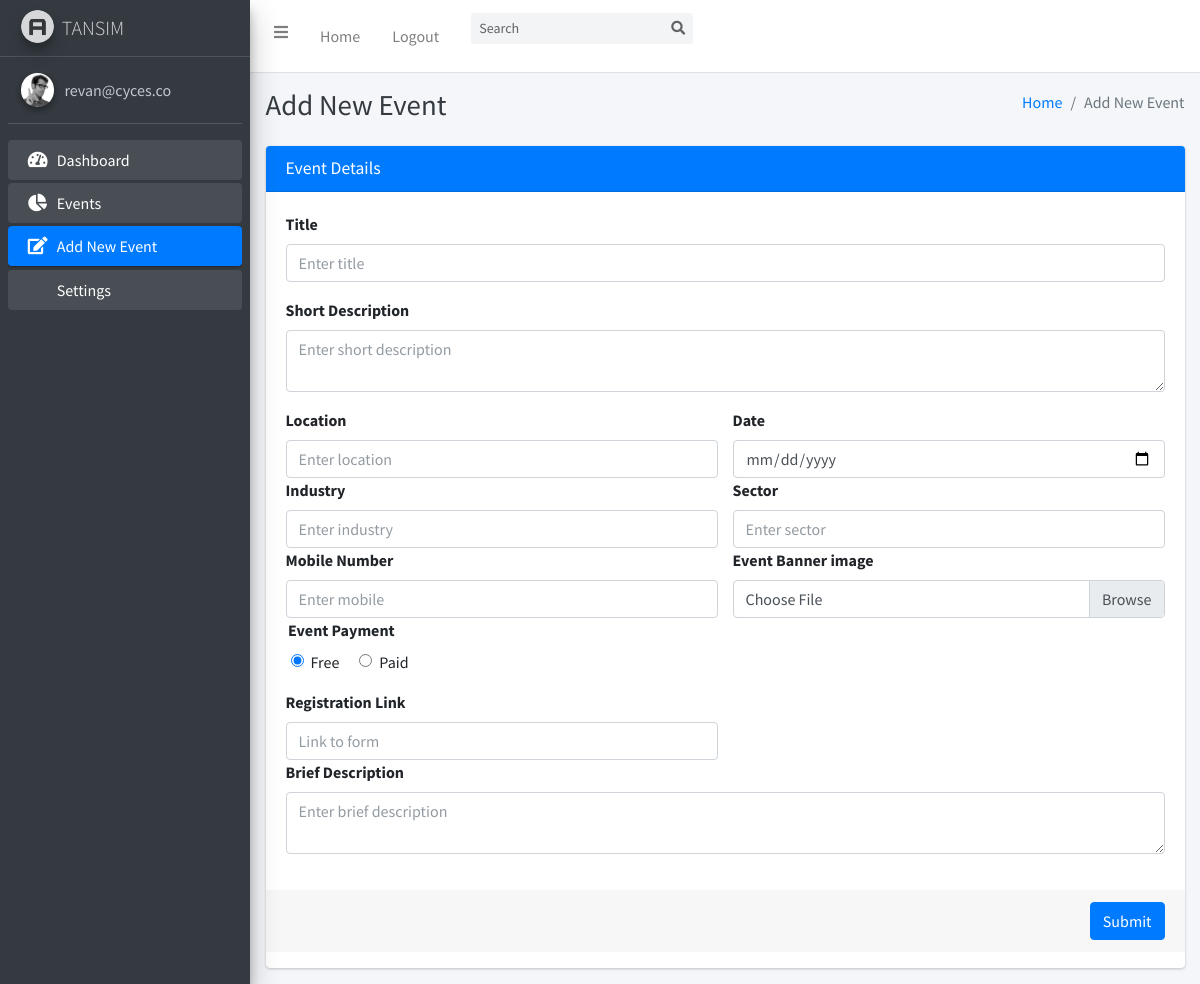
/addevent.php (signed in), run on the app's committed database.
### tables this page shows
CREATE TABLE `strings` (
  `id` int(11) NOT NULL,
  `lang` text NOT NULL,
  `langfull` text NOT NULL,
  `login` text DEFAULT NULL,
  `greetings` text DEFAULT NULL,
  `brand_full` text NOT NULL,
  `brand` text NOT NULL,
  `email` text NOT NULL,
  `pass` text NOT NULL,
  `incorrect` text NOT NULL,
  `not_a_member` text NOT NULL,
  `signup` text NOT NULL,
  `member_message` text NOT NULL,
  `sup_n` text DEFAULT NULL,
  `s_greetings` text DEFAULT NULL,
  `email_address` text DEFAULT NULL,
  `cpass` text DEFAULT NULL,
  `phone_num` text DEFAULT NULL,
  `exist_mem` text DEFAULT NULL,
  `login_here` text DEFAULT NULL,
  `email_exists` text DEFAULT NULL,
  `passntmatched` text DEFAULT NULL,
  `code_verif` text DEFAULT NULL,
  `code_message` text DEFAULT NULL,
  `code_message_nt_verified` text DEFAULT NULL,
  `enter_verif_code` text DEFAULT NULL,
  `code_inc` text DEFAULT NULL,
  `home` text DEFAULT NULL,
  `logout` text DEFAULT NULL,
  `search` text DEFAULT NULL,
  `all_events` text DEFAULT NULL,
  `add_event` text DEFAULT NULL,
  `dashboard` text DEFAULT NULL,
  `events` text DEFAULT NULL,
  `industry` text DEFAULT NULL,
  `location` text DEFAULT NULL,
  `sector` text DEFAULT NULL,
  `date` text DEFAULT NULL,
  `payment` text DEFAULT NULL,
  `apply_filter` text DEFAULT NULL,
  `engineering` text DEFAULT NULL,
  `music` text DEFAULT NULL,
  `educ` text DEFAULT NULL,
  `english` text DEFAULT NULL,
  `tamil` text DEFAULT NULL,
  `computer` text DEFAULT NULL,
  `chennai` text DEFAULT NULL,
  `madurai` text DEFAULT NULL,
  `coimbatore` text DEFAULT NULL,
  `mumbai` text DEFAULT NULL,
  `today` text DEFAULT NULL,
  `tomorrow` text DEFAULT NULL,
  `week` text DEFAULT NULL,
  `month` text DEFAULT NULL,
  `free` text DEFAULT NULL,
  `paid` text DEFAULT NULL,
  `event_details` text DEFAULT NULL,
  `title_text` text DEFAULT NULL,
  `enter_title` text DEFAULT NULL,
  `sdescript` text DEFAULT NULL,
  `enter_sdescript` text DEFAULT NULL,
  `bdescript` text DEFAULT NULL,
  `enter_bdescript` text DEFAULT NULL,
  `enter_location` text DEFAULT NULL,
  `enter_industry` text DEFAULT NULL,
  `enter_sector` text DEFAULT NULL,
  `enter_mobile` text DEFAULT NULL,
  `banner_event` text DEFAULT NULL,
  `choosefile` text DEFAULT NULL,
  `event_payment` text DEFAULT NULL,
  `reglink` text DEFAULT NULL,
  `link_to_form` text DEFAULT NULL,
  `submit` text DEFAULT NULL,
  `event_success` text DEFAULT NULL,
  `event_failed` text DEFAULT NULL,
  `settings` text DEFAULT NULL,
  `language` text DEFAULT NULL,
  `content` text DEFAULT NULL
);

CREATE TABLE `usertable` (
  `id` int(11) NOT NULL,
  `email` varchar(255) NOT NULL,
  `password` varchar(255) NOT NULL,
  `code` int(100) NOT NULL,
  `status` text NOT NULL,
  `mobile` text NOT NULL,
  `role` varchar(10) DEFAULT NULL,
  `language` text NOT NULL,
  `content` text NOT NULL
);

### configurator.php (called while the page is built, shortened)
<?php
require "config.php";
$lq='SELECT * FROM strings WHERE `lang`= "'.$_SESSION['lang'].'"';
$lquery = mysqli_query($con,$lq);
$stringfetch = mysqli_fetch_assoc($lquery);
?>

### addevent.php (the view, shortened to what this page needs)
<?php
$htitle="add_event";
$descrp="add_event";
require "defaults/header.php";
?>
  <div class="content-wrapper" style="min-height: 323px;">
    <div class="content-header">
      <div class="container-fluid">
        <div class="row mb-2">
          <div class="col-sm-6">
            <h1 class="m-0 text-dark"><?php echo $stringfetch[$descrp];?></h1>
          </div>
          <div class="col-sm-6">
            <ol class="breadcrumb float-sm-right">
              <li class="breadcrumb-item"><a href="#"><?php echo $stringfetch['home'];?></a></li>
              <li class="breadcrumb-item active"><?php echo $stringfetch[$htitle];?></li>
            </ol>
          </div>
        </div>
      </div>
      </div>
    <section class="content">
    <div class="col-md-6" class="max-width: 100%;">
            <div class="card card-primary">
              <div class="card-header">
                <h3 class="card-title"><?php echo $stringfetch['event_details'];?></h3>
              </div>
              <form action="" method="post" role="form" enctype="multipart/form-data">
                <div class="card-body">
                  <div class="form-group">
                    <label><?php echo $stringfetch['title_text'];?> </label>
                    <input type="text" name="title" class="form-control" placeholder="<?php echo $stringfetch['enter_title'];?>">
                  </div>
                  <div class="form-group">
                    <label ><?php echo $stringfetch['sdescript'];?></label>
                    <textarea name="sdescrp" class="form-control" placeholder="<?php echo $stringfetch['enter_sdescript'];?>"></textarea>
                  </div>
                  <div class="row">
                  <div class="col-6">
                    <label ><?php echo $stringfetch['location'];?></label>
                    <input type="text" name="location" class="form-control" placeholder="<?php echo $stringfetch['enter_location'];?>">
                  </div>
                  <div class="col-6">
                    <label ><?php echo $stringfetch['date'];?></label>
                    <input type="date" name="date" class="form-control" placeholder="">
                  </div>
                  </div>
                  <div class="row">
                  <div class="col-6">
                    <label ><?php echo $stringfetch['industry'];?></label>
                    <input type="text" name="indus" class="form-control" placeholder="<?php echo $stringfetch['enter_industry'];?>">
                  </div>
                  <div class="col-6">
                    <label ><?php echo $stringfetch['sector'];?></label>
                    <input type="text" name="sect" class="form-control" placeholder="<?php echo $stringfetch['enter_sector'];?>">
                  </div>
                  </div>
                  <div class="row">
                  <div class="col-6">
                    <label><?php echo $stringfetch['phone_num'];?></label>
                    <input type="text" name="mobilenum" class="form-control" placeholder="<?php echo $stringfetch['enter_mobile'];?>">
                  </div>
                  <div class="col-6">
                    <label for="exampleInputFile"><?php echo $stringfetch['banner_event'];?></label>
                    <div class="input-group">
                      <div class="custom-file">
                        <label class="custom-file-label" for="exampleInputFile"><?php echo $stringfetch['choosefile'];?></label>
                      </div>
                    </div>
                  </div>
                  </div>
                  <div class="row">
                  <div class="form-group" style="margin-left: 10px;margin-right: 363px;">
                  <label><?php echo $stringfetch['event_payment'];?></label>
                  <div class="row">
                        <div class="form-check" style="margin-right: 20px;margin-left: 10px;">
                          <input class="form-check-input" type="radio" value="Free" name="payment" checked="">
                          <label class="form-check-label"><?php echo $stringfetch['free'];?></label>
                        </div>
                        <div class="form-check">
                          <input class="form-check-input" type="radio" value="Paid" name="payment">
                          <label class="form-check-label"><?php echo $stringfetch['paid'];?></label>
                        </div>
                        </div>
                      </div>
                  <div class="col-6">
                    <label ><?php echo $stringfetch['reglink'];?></label>
                    <input type="text" name="reglink" class="form-control" placeholder="<?php echo $stringfetch['link_to_form'];?>">
                  </div>
                  </div>
                  <div class="form-group">
                    <label ><?php echo $stringfetch['bdescript'];?></label>
                    <textarea name="bdescrp" class="form-control" placeholder="<?php echo $stringfetch['enter_bdescript'];?>"></textarea>
                  </div>
                </div>
                <div class="card-footer">
                  <button type="submit" class="btn btn-primary float-right" value="Submit" name="addevent"><?php echo $stringfetch['submit'];?></button>
                </div>
              </form>
            </div>
        </div>
      </div>
  </div>

### defaults/header.php (shortened to what this page needs)
<?php
require_once "configurator.php";
$email = $_SESSION['email'];
$fetch_data = "SELECT * FROM usertable WHERE email = '$email'";
$run_query = mysqli_query($con, $fetch_data);
$fetch_info = mysqli_fetch_assoc($run_query);
?>
<html style="height: auto;"><head>
  <link rel="stylesheet" href="plugins/fontawesome-free/css/all.min.css">
  <link rel="stylesheet" href="https://code.ionicframework.com/ionicons/2.0.1/css/ionicons.min.css">
  <link rel="stylesheet" href="plugins/tempusdominus-bootstrap-4/css/tempusdominus-bootstrap-4.min.css">
  <link rel="stylesheet" href="plugins/icheck-bootstrap/icheck-bootstrap.min.css">
  <link rel="stylesheet" href="plugins/jqvmap/jqvmap.min.css">
  <link rel="stylesheet" href="dist/css/adminlte.min.css">
  <link rel="stylesheet" href="plugins/overlayScrollbars/css/OverlayScrollbars.min.css">
  <link rel="stylesheet" href="plugins/daterangepicker/daterangepicker.css">
  <link rel="stylesheet" href="plugins/summernote/summernote-bs4.css">
</head>
<body class="sidebar-mini layout-fixed" style="height: auto;">
<div class="wrapper">
  <nav class="main-header navbar navbar-expand navbar-white navbar-light">
    <ul class="navbar-nav">
      <li class="nav-item">
        <a class="nav-link" data-widget="pushmenu" href="#" role="button"><i class="fas fa-bars"></i></a>
      </li>
      <li class="nav-item d-none d-sm-inline-block">
        <a class="nav-link" href="dashboard.php"><?php echo $stringfetch['home'];?></a>
      </li>
      <li class="nav-item d-none d-sm-inline-block">
        <a class="nav-link" href="logout.php"><?php echo $stringfetch['logout'];?></a>
      </li>
    </ul>
    <form action="events.php" class="form-inline ml-3">
      <div class="input-group input-group-sm">
        <input class="form-control form-control-navbar" type="search" name="q" <?php if(isset($_GET['q'])){echo 'value="'.$_GET['q'].'"';}?> placeholder="<?php echo $stringfetch['search'];?>" aria-label="Search">
        <div class="input-group-append">
          <button class="btn btn-navbar" type="submit">
            <i class="fas fa-search"></i>
          </button>
        </div>
      </div>
    <ul class="navbar-nav ml-auto">
      <li class="nav-item">
        <a class="nav-link" data-widget="control-sidebar" data-slide="true" href="#" role="button">
        </a>
      </li>
    </ul>
  </nav>
  <aside class="main-sidebar sidebar-dark-primary elevation-4">
    <a href="index.php" class="brand-link">
      <img src="dist/img/AdminLTELogo.png" alt="AdminLTE Logo" class="brand-image img-circle elevation-3" style="opacity: .8">
      <span class="brand-text font-weight-light"><?php echo $stringfetch['brand'];?></span>
    </a>
    <div class="sidebar os-host os-theme-light os-host-resize-disabled os-host-scrollbar-horizontal-hidden os-host-transition os-host-scrollbar-vertical-hidden"><div class="os-content-glue" style="margin: 0px -8px; width: 249px; height: 322px;"></div><div class="os-padding"><div class="os-viewport os-viewport-native-scrollbars-invisible" style=""><div class="os-content" style="padding: 0px 8px; height: 100%; width: 100%;">
      <div class="user-panel mt-3 pb-3 mb-3 d-flex">
        <div class="image">
          <img src="dist/img/user2-160x160.jpg" class="img-circle elevation-2" alt="User Image">
        </div>
        <div class="info">
          <a href="#" class="d-block"><?php echo $fetch_info['email'] ?></a>
        </div>
      </div>
      <nav class="mt-2">
        <ul class="nav nav-pills nav-sidebar flex-column" data-widget="treeview" role="menu" data-accordion="false">
          <li class="nav-item has-treeview menu-open">
            <a class="nav-link <?php if($htitle=="dashboard"){echo "active";} ?>" href="dashboard.php">
              <i class="nav-icon fas fa-tachometer-alt"></i>
              <p>
              <?php echo $stringfetch['dashboard'];?>
              </p>
            </a>
          </li>
          <li class="nav-item has-treeview menu-open">
            <a class="nav-link <?php if($htitle=="events"){echo "active";} ?>" href="events.php">
              <i class="nav-icon fas fa-chart-pie"></i>
              <p><?php echo $stringfetch['events'];?>
              </p>
            </a>
          </li>
          <?php
          if ($_SESSION['role']=='ADMIN'){
            echo '
          <li class="nav-item has-treeview menu-open">
            <a class="nav-link ';
            if($htitle=="add_event"){echo "active";}
            echo '" href="addevent.php">
              <i class="nav-icon fas fa-edit"></i>
              <p>'.$stringfetch['add_event'].'
              </p>
            </a>';}
            ?>
            <li class="nav-item has-treeview menu-open">
            <a class="nav-link <?php if($htitle=="settings"){echo "active";} ?>" href="settings.php">
              <p><?php echo $stringfetch['settings'];?>
              </p>
            </a>
          </li>
      </nav>
    </div></div></div></div>
  </aside>

### addevent.php (style rules this page uses)
.col-md-6 { max-width: 100%; }

### data on the page
strings: home "Home", logout "Logout", q "Search", brand "TANSIM", dashboard "Dashboard", events "Events", add_event "Add New Event", settings "Settings", event_details "Event Details", title_text "Title", title "Enter title", sdescript "Short Description", sdescrp "Enter short description", location "Location", location "Enter location", date "Date", industry "Industry", indus "Enter industry", sector "Sector", sect "Enter sector", phone_num "Mobile Number", mobilenum "Enter mobile", banner_event "Event Banner image", choosefile "Choose File", event_payment "Event Payment", free "Free", paid "Paid", reglink "Registration Link", reglink "Link to form", bdescript "Brief Description", bdescrp "Enter brief description", submit "Submit"
usertable: email "revan@cyces.co"
